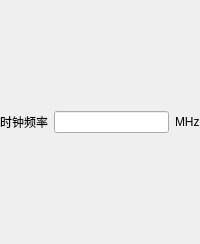
<?xml version="1.0" encoding="UTF-8"?>
<ui version="4.0">
 <class>QClockFreqWidgetClass</class>
 <widget class="QWidget" name="QClockFreqWidgetClass">
  <property name="geometry">
   <rect>
    <x>0</x>
    <y>0</y>
    <width>200</width>
    <height>244</height>
   </rect>
  </property>
  <property name="windowTitle">
   <string>QClockFreqWidget</string>
  </property>
  <layout class="QGridLayout" name="gridLayout">
   <property name="margin">
    <number>0</number>
   </property>
   <item row="0" column="0">
    <widget class="QLabel" name="label">
     <property name="text">
      <string>时钟频率</string>
     </property>
    </widget>
   </item>
   <item row="0" column="1">
    <widget class="QLineEdit" name="lineEditClockFreq">
     <property name="readOnly">
      <bool>true</bool>
     </property>
    </widget>
   </item>
   <item row="0" column="2">
    <widget class="QLabel" name="label_2">
     <property name="text">
      <string>MHz</string>
     </property>
    </widget>
   </item>
  </layout>
 </widget>
 <layoutdefault spacing="6" margin="11"/>
 <resources/>
 <connections/>
</ui>
